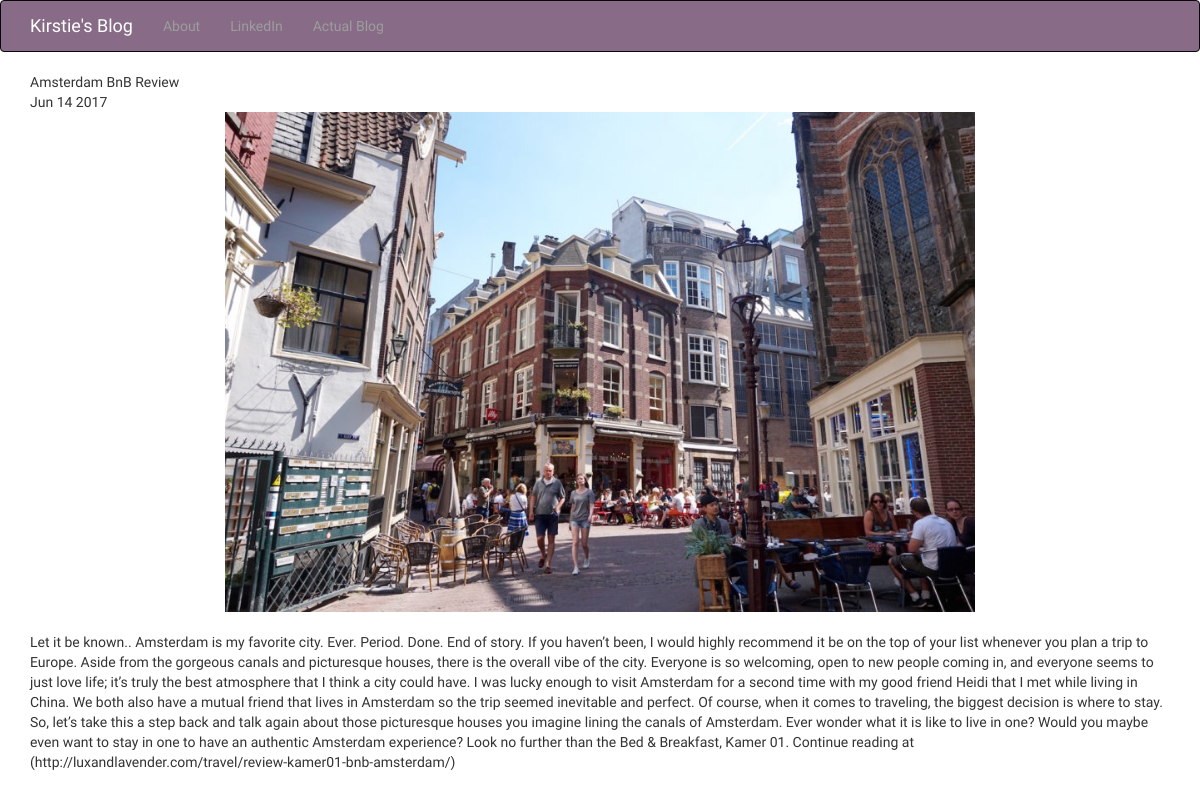
/posts/3/, run on the app's committed database.
### posts/models.py (models this page shows, shortened)
class Post(models.Model):
	title = models.CharField(max_length=250)
	pub_date = models.DateTimeField()
	image = models.ImageField(upload_to='media/')
	body = models.TextField()
	def pub_date_pretty(self):
		return self.pub_date.strftime('%b %e %Y')

### posts/views.py (the view)
# urls.py: url(r'^posts/(?P<post_id>[0-9]+)/$', views.post_details, name="post_detail"),
def post_details(request, post_id):
	post = get_object_or_404(Post, pk=post_id)
	return render(request, 'posts/post_details.html', {'post':post})

### posts/templates/posts/post_details.html (shortened to what this page needs)
<!DOCTYPE html>
<html lang="en">
  <head>
    <link rel="stylesheet" href="https://maxcdn.bootstrapcdn.com/bootstrap/3.3.7/css/bootstrap.min.css">
  </head>
  <body>
  <nav class="navbar navbar-inverse" style="background-color: #886c87" >
	  <div class="container">
	    <div class="navbar-header">
	      <a class="navbar-brand" href="/" style="color: #ffffff">
	        Kirstie's Blog
	      </a>
	    </div>
	    <div class="collapse navbar-collapse" id="mynav" style="color: #ffffff">
	      <ul class="nav navbar-nav">
	      	<li><a href="/about">About</a></li>
	      	<li><a href="https://www.linkedin.com/in/kirstietaylor28/">LinkedIn</a></li>
	      	<li><a href="http://www.luxandlavender.com">Actual Blog</a></li>
	      </ul>
      </div>
	  </div>
	</nav>
	<div class="container">
		{{post.title}}
		<br>
		{{post.pub_date_pretty}}
		<br>
		<img src="{{post.image.url}}" class="img-responsive center-block" style="max-height:500px;">
		<br>
		{{post.body}}
		<br>
		<br>
	</div>
  </body>
</html>

### posts/templates/posts/post_details.html (style rules this page uses)
body { font-family: "Average"; }

### data on the page
Post: title "Amsterdam BnB Review", pub_date_pretty "Jun 14 2017", image (picture), body "Let it be known.. Amsterdam is my favorite city. Ever. Period. Done. End of story. If you haven’t been, I would highly recommend it be on the top of your list whenever you plan a trip to Europe. Aside from the gorgeous canals and picturesque houses, there is the overall vibe of the city. Everyone is so welcoming, open to new people coming in, and everyone seems to just love life; it’s truly the best atmosphere that I think a city could have. I was lucky enough to visit Amsterdam for a second time with my good friend Heidi that I met while living in China. We both also have a mutual friend that lives in Amsterdam so the trip seemed inevitable and perfect. Of course, when it comes to…"
